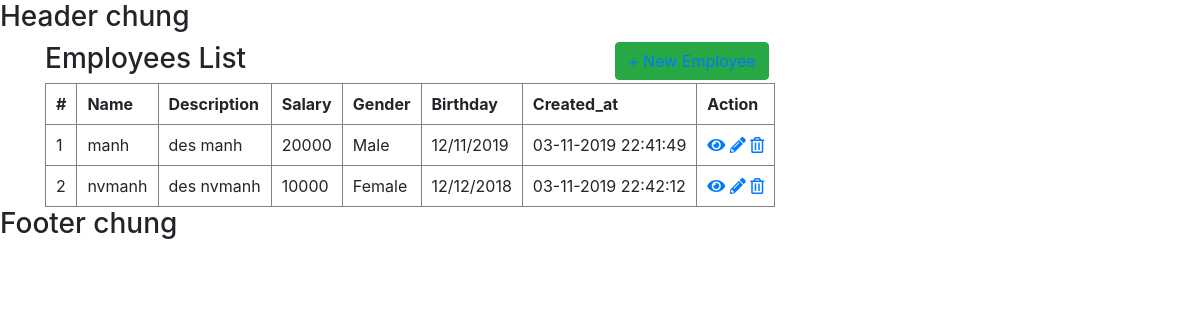
The page / on the database its author committed.
### tables this page shows
CREATE TABLE `employees` (
  `id` int(11) NOT NULL AUTO_INCREMENT,
  `name` varchar(100) NOT NULL,
  `description` text,
  `gender` tinyint(4) DEFAULT NULL,
  `salary` int(10) DEFAULT NULL,
  `birthday` date DEFAULT NULL,
  `created_at` timestamp NULL DEFAULT CURRENT_TIMESTAMP ON UPDATE CURRENT_TIMESTAMP,
  PRIMARY KEY (`id`)
);

### model/employee.php (called while the page is built, shortened)
<?php
class employee{
public function connectDB(){
    try {
        $connection =New PDO (self::DB_DSN,self:: DB_USERNAME,self::DB_PASSWORD);
    }
    catch (PDOException $e){
        die('Co loi: '. $e->getMessage());
    }
    return $connection;
}
public function select() {
    $connection = $this ->connectDB();
    $obj_select = $connection->prepare("SELECT * FROM employees WHERE id > :id");
    $arr_select = [
      ":id" => 0
    ];
    $obj_select->execute($arr_select);
    $employees = $obj_select->fetchAll(PDO:: FETCH_ASSOC);
    return $employees;
}
}

### view/employees/list.php (the view)
<?php
require_once "view/layouts/header.php"
?>
<link rel="stylesheet" type="text/css" href="css/bootstrap.min.css">
<link rel="stylesheet" type="text/css" href="css/fontawesome.min.css">
<link rel="stylesheet" href="css/all.min.css">
<div class="container">
    <div class="row">
        <div class="col-md-6">
            <h3>Employees List</h3>
        </div>
        <div class="col-md-6">
            <button class="btn btn-success"><a href="index.php?action=create">+ New Employee</a></button>
        </div>
    </div>
    <table border ="1" cellspacing = "0" cellpadding = "10">
        <tr>
            <th>#</th>
            <th>Name</th>
            <th>Description</th>
            <th>Salary</th>
            <th>Gender</th>
            <th>Birthday</th>
            <th>Created_at</th>
            <th>Action</th>
        </tr>
        <?php if(empty($employees)):?>
            <tr>
                <td colspan="6">NO DATA</td>
            </tr>
        <?php else :?>
            <?php foreach ($employees as $employee):?>
                <tr>
                    <td><?php echo $employee['id']?></td>
                    <td><?php echo $employee['name']?></td>
                    <td><?php echo $employee['description']?></td>
                    <td><?php echo $employee['salary']?></td>
                    <td><?php if ($employee['gender'] == 1){
                            echo "Male";
                        }
                        else {
                            echo "Female";
                        }?></td>
                    <td><?php echo date("d/m/Y", strtotime($employee['birthday']))?></td>
                    <td><?php echo date("d-m-Y H:i:s",strtotime($employee['created_at'])) ?></td>
                    <td><a href="index.php?id=<?php echo $employee['id'];?>&action=detail"><i class="fas fa-eye"></i></a>
                        <a href="index.php?id=<?php echo $employee['id'];?>&action=update"><i class="fas fa-pencil-alt"></i></a>
                        <a href="index.php?id=<?php echo $employee['id'];?>&action=delete"
                           onclick="return confirm('DO YOU WANNA DELETE')" ><i class="far fa-trash-alt"></i></a>
                    </td>
                </tr>
            <?php endforeach;?>
        <?php endif;?>
    </table>
</div>
<?php
require_once "view/layouts/footer.php"
?>

### controllers/EmployeeController.php (shortened to what this page needs)
<?php
require_once "model/employee.php";
class EmployeeController
{
    public function listEmployee(){
        $employees_model = New employee();
        $employees = $employees_model ->select();
        if (!empty($employees)) {
            require_once "view/employees/list.php";
        }
        else {
            $_SESSION['error'] = "Chưa có danh sách nhân viên";
        }
    }
}

### view/layouts/header.php (shortened to what this page needs)
<head>
    <link rel="stylesheet" href="assets/css/style.css">
</head>
<body>
<h3 class="header">Header chung</h3>

### view/layouts/footer.php (shortened to what this page needs)
<h3 class="footer">Footer chung</h3>
</body>

### index.php (shortened to what this page needs)
<?php
$action = isset($_GET['action']) ? $_GET['action'] : 'listEmployee';
$object = New $controller;
$object->$action();
?>
<link rel="stylesheet" type="text/css" href="assets/css/all.min.css">
<link rel="stylesheet" type="text/css" href="assets/css/bootstrap.min.css">
<link rel="stylesheet" type="text/css" href="assets/css/fontawesome.min.css">
<link rel="stylesheet" href="assets/css/style.css">

### rows shown on the page
employees: id "1", name "manh", description "des manh", salary "20000", gender "Male", birthday "12/11/2019", created_at "03-11-2019 22:41:49"
employees: id "2", name "nvmanh", description "des nvmanh", salary "10000", gender "Female", birthday "12/12/2018", created_at "03-11-2019 22:42:12"
